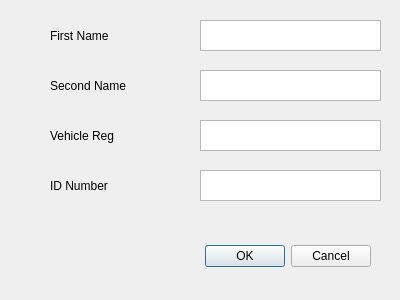
<?xml version="1.0" encoding="UTF-8"?>
<ui version="4.0">
 <class>Dialog</class>
 <widget class="QDialog" name="Dialog">
  <property name="geometry">
   <rect>
    <x>0</x>
    <y>0</y>
    <width>400</width>
    <height>300</height>
   </rect>
  </property>
  <property name="windowTitle">
   <string>Dialog</string>
  </property>
  <widget class="QDialogButtonBox" name="buttonBox">
   <property name="geometry">
    <rect>
     <x>30</x>
     <y>240</y>
     <width>341</width>
     <height>32</height>
    </rect>
   </property>
   <property name="orientation">
    <enum>Qt::Orientation::Horizontal</enum>
   </property>
   <property name="standardButtons">
    <set>QDialogButtonBox::StandardButton::Cancel|QDialogButtonBox::StandardButton::Ok</set>
   </property>
  </widget>
  <widget class="QTextEdit" name="textEdit">
   <property name="geometry">
    <rect>
     <x>200</x>
     <y>20</y>
     <width>181</width>
     <height>31</height>
    </rect>
   </property>
   <property name="html">
    <string>&lt;!DOCTYPE HTML PUBLIC &quot;-//W3C//DTD HTML 4.0//EN&quot; &quot;http://www.w3.org/TR/REC-html40/strict.dtd&quot;&gt;
&lt;html&gt;&lt;head&gt;&lt;meta name=&quot;qrichtext&quot; content=&quot;1&quot; /&gt;&lt;meta charset=&quot;utf-8&quot; /&gt;&lt;style type=&quot;text/css&quot;&gt;
p, li { white-space: pre-wrap; }
hr { height: 1px; border-width: 0; }
li.unchecked::marker { content: &quot;\2610&quot;; }
li.checked::marker { content: &quot;\2612&quot;; }
&lt;/style&gt;&lt;/head&gt;&lt;body style=&quot; font-family:'Sans Serif'; font-size:9pt; font-weight:400; font-style:normal;&quot;&gt;
&lt;p style=&quot;-qt-paragraph-type:empty; margin-top:0px; margin-bottom:0px; margin-left:0px; margin-right:0px; -qt-block-indent:0; text-indent:0px;&quot;&gt;&lt;br /&gt;&lt;/p&gt;&lt;/body&gt;&lt;/html&gt;</string>
   </property>
  </widget>
  <widget class="QTextEdit" name="textEdit_2">
   <property name="geometry">
    <rect>
     <x>200</x>
     <y>120</y>
     <width>181</width>
     <height>31</height>
    </rect>
   </property>
   <property name="html">
    <string>&lt;!DOCTYPE HTML PUBLIC &quot;-//W3C//DTD HTML 4.0//EN&quot; &quot;http://www.w3.org/TR/REC-html40/strict.dtd&quot;&gt;
&lt;html&gt;&lt;head&gt;&lt;meta name=&quot;qrichtext&quot; content=&quot;1&quot; /&gt;&lt;meta charset=&quot;utf-8&quot; /&gt;&lt;style type=&quot;text/css&quot;&gt;
p, li { white-space: pre-wrap; }
hr { height: 1px; border-width: 0; }
li.unchecked::marker { content: &quot;\2610&quot;; }
li.checked::marker { content: &quot;\2612&quot;; }
&lt;/style&gt;&lt;/head&gt;&lt;body style=&quot; font-family:'Sans Serif'; font-size:9pt; font-weight:400; font-style:normal;&quot;&gt;
&lt;p style=&quot;-qt-paragraph-type:empty; margin-top:0px; margin-bottom:0px; margin-left:0px; margin-right:0px; -qt-block-indent:0; text-indent:0px;&quot;&gt;&lt;br /&gt;&lt;/p&gt;&lt;/body&gt;&lt;/html&gt;</string>
   </property>
  </widget>
  <widget class="QTextEdit" name="textEdit_3">
   <property name="geometry">
    <rect>
     <x>200</x>
     <y>70</y>
     <width>181</width>
     <height>31</height>
    </rect>
   </property>
   <property name="html">
    <string>&lt;!DOCTYPE HTML PUBLIC &quot;-//W3C//DTD HTML 4.0//EN&quot; &quot;http://www.w3.org/TR/REC-html40/strict.dtd&quot;&gt;
&lt;html&gt;&lt;head&gt;&lt;meta name=&quot;qrichtext&quot; content=&quot;1&quot; /&gt;&lt;meta charset=&quot;utf-8&quot; /&gt;&lt;style type=&quot;text/css&quot;&gt;
p, li { white-space: pre-wrap; }
hr { height: 1px; border-width: 0; }
li.unchecked::marker { content: &quot;\2610&quot;; }
li.checked::marker { content: &quot;\2612&quot;; }
&lt;/style&gt;&lt;/head&gt;&lt;body style=&quot; font-family:'Sans Serif'; font-size:9pt; font-weight:400; font-style:normal;&quot;&gt;
&lt;p style=&quot;-qt-paragraph-type:empty; margin-top:0px; margin-bottom:0px; margin-left:0px; margin-right:0px; -qt-block-indent:0; text-indent:0px;&quot;&gt;&lt;br /&gt;&lt;/p&gt;&lt;/body&gt;&lt;/html&gt;</string>
   </property>
  </widget>
  <widget class="QTextEdit" name="textEdit_4">
   <property name="geometry">
    <rect>
     <x>200</x>
     <y>170</y>
     <width>181</width>
     <height>31</height>
    </rect>
   </property>
   <property name="html">
    <string>&lt;!DOCTYPE HTML PUBLIC &quot;-//W3C//DTD HTML 4.0//EN&quot; &quot;http://www.w3.org/TR/REC-html40/strict.dtd&quot;&gt;
&lt;html&gt;&lt;head&gt;&lt;meta name=&quot;qrichtext&quot; content=&quot;1&quot; /&gt;&lt;meta charset=&quot;utf-8&quot; /&gt;&lt;style type=&quot;text/css&quot;&gt;
p, li { white-space: pre-wrap; }
hr { height: 1px; border-width: 0; }
li.unchecked::marker { content: &quot;\2610&quot;; }
li.checked::marker { content: &quot;\2612&quot;; }
&lt;/style&gt;&lt;/head&gt;&lt;body style=&quot; font-family:'Sans Serif'; font-size:9pt; font-weight:400; font-style:normal;&quot;&gt;
&lt;p style=&quot;-qt-paragraph-type:empty; margin-top:0px; margin-bottom:0px; margin-left:0px; margin-right:0px; -qt-block-indent:0; text-indent:0px;&quot;&gt;&lt;br /&gt;&lt;/p&gt;&lt;/body&gt;&lt;/html&gt;</string>
   </property>
  </widget>
  <widget class="QLabel" name="label">
   <property name="geometry">
    <rect>
     <x>50</x>
     <y>20</y>
     <width>111</width>
     <height>31</height>
    </rect>
   </property>
   <property name="text">
    <string>First Name</string>
   </property>
  </widget>
  <widget class="QLabel" name="label_2">
   <property name="geometry">
    <rect>
     <x>50</x>
     <y>120</y>
     <width>111</width>
     <height>31</height>
    </rect>
   </property>
   <property name="text">
    <string>Vehicle Reg</string>
   </property>
  </widget>
  <widget class="QLabel" name="label_3">
   <property name="geometry">
    <rect>
     <x>50</x>
     <y>170</y>
     <width>111</width>
     <height>31</height>
    </rect>
   </property>
   <property name="text">
    <string>ID Number</string>
   </property>
  </widget>
  <widget class="QLabel" name="label_4">
   <property name="geometry">
    <rect>
     <x>50</x>
     <y>70</y>
     <width>111</width>
     <height>31</height>
    </rect>
   </property>
   <property name="text">
    <string>Second Name</string>
   </property>
  </widget>
 </widget>
 <resources/>
 <connections>
  <connection>
   <sender>buttonBox</sender>
   <signal>accepted()</signal>
   <receiver>Dialog</receiver>
   <slot>accept()</slot>
   <hints>
    <hint type="sourcelabel">
     <x>248</x>
     <y>254</y>
    </hint>
    <hint type="destinationlabel">
     <x>157</x>
     <y>274</y>
    </hint>
   </hints>
  </connection>
  <connection>
   <sender>buttonBox</sender>
   <signal>rejected()</signal>
   <receiver>Dialog</receiver>
   <slot>reject()</slot>
   <hints>
    <hint type="sourcelabel">
     <x>316</x>
     <y>260</y>
    </hint>
    <hint type="destinationlabel">
     <x>286</x>
     <y>274</y>
    </hint>
   </hints>
  </connection>
 </connections>
</ui>
